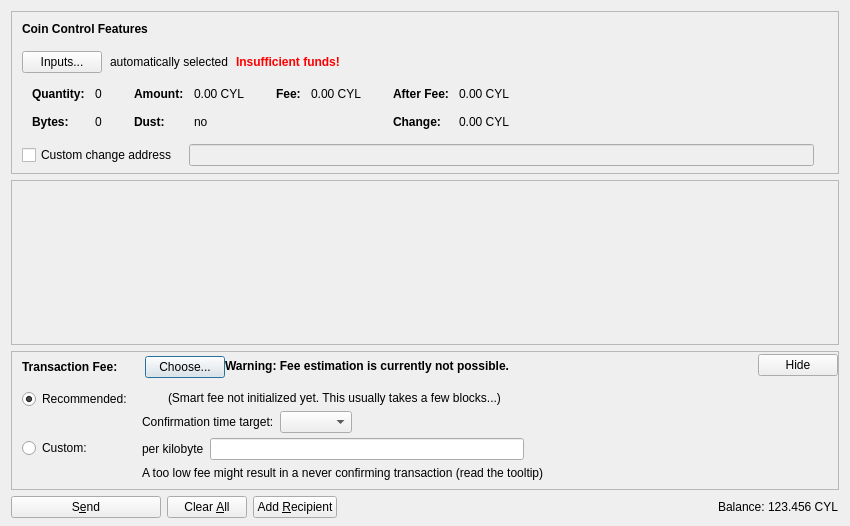
<?xml version="1.0" encoding="UTF-8"?>
<ui version="4.0">
 <class>SendCoinsDialog</class>
 <widget class="QDialog" name="SendCoinsDialog">
  <property name="geometry">
   <rect>
    <x>0</x>
    <y>0</y>
    <width>850</width>
    <height>526</height>
   </rect>
  </property>
  <property name="windowTitle">
   <string>Send Coins</string>
  </property>
  <layout class="QVBoxLayout" name="verticalLayout" stretch="0,1,0,0">
   <property name="bottomMargin">
    <number>8</number>
   </property>
   <item>
    <widget class="QFrame" name="frameCoinControl">
     <property name="sizePolicy">
      <sizepolicy hsizetype="Expanding" vsizetype="Expanding">
       <horstretch>0</horstretch>
       <verstretch>0</verstretch>
      </sizepolicy>
     </property>
     <property name="maximumSize">
      <size>
       <width>16777215</width>
       <height>16777215</height>
      </size>
     </property>
     <property name="frameShape">
      <enum>QFrame::StyledPanel</enum>
     </property>
     <property name="frameShadow">
      <enum>QFrame::Sunken</enum>
     </property>
     <layout class="QVBoxLayout" name="verticalLayoutCoinControl2">
      <property name="spacing">
       <number>0</number>
      </property>
      <property name="leftMargin">
       <number>0</number>
      </property>
      <property name="topMargin">
       <number>0</number>
      </property>
      <property name="rightMargin">
       <number>0</number>
      </property>
      <property name="bottomMargin">
       <number>6</number>
      </property>
      <item>
       <layout class="QVBoxLayout" name="verticalLayoutCoinControl" stretch="0,0,0,0,1">
        <property name="spacing">
         <number>0</number>
        </property>
        <property name="leftMargin">
         <number>10</number>
        </property>
        <property name="topMargin">
         <number>10</number>
        </property>
        <item>
         <layout class="QHBoxLayout" name="horizontalLayoutCoinControl1">
          <property name="bottomMargin">
           <number>15</number>
          </property>
          <item>
           <widget class="QLabel" name="labelCoinControlFeatures">
            <property name="sizePolicy">
             <sizepolicy hsizetype="Preferred" vsizetype="Maximum">
              <horstretch>0</horstretch>
              <verstretch>0</verstretch>
             </sizepolicy>
            </property>
            <property name="font">
             <font>
              <weight>75</weight>
              <bold>true</bold>
             </font>
            </property>
            <property name="styleSheet">
             <string notr="true">font-weight:bold;</string>
            </property>
            <property name="text">
             <string>Coin Control Features</string>
            </property>
           </widget>
          </item>
         </layout>
        </item>
        <item>
         <layout class="QHBoxLayout" name="horizontalLayoutCoinControl2" stretch="0,0,0,0">
          <property name="spacing">
           <number>8</number>
          </property>
          <property name="bottomMargin">
           <number>10</number>
          </property>
          <item>
           <widget class="QPushButton" name="pushButtonCoinControl">
            <property name="styleSheet">
             <string notr="true"/>
            </property>
            <property name="text">
             <string>Inputs...</string>
            </property>
            <property name="autoDefault">
             <bool>false</bool>
            </property>
           </widget>
          </item>
          <item>
           <widget class="QLabel" name="labelCoinControlAutomaticallySelected">
            <property name="text">
             <string>automatically selected</string>
            </property>
            <property name="margin">
             <number>5</number>
            </property>
           </widget>
          </item>
          <item>
           <widget class="QLabel" name="labelCoinControlInsuffFunds">
            <property name="font">
             <font>
              <weight>75</weight>
              <bold>true</bold>
             </font>
            </property>
            <property name="styleSheet">
             <string notr="true">color:red;font-weight:bold;</string>
            </property>
            <property name="text">
             <string>Insufficient funds!</string>
            </property>
            <property name="margin">
             <number>5</number>
            </property>
           </widget>
          </item>
          <item>
           <spacer name="horizontalSpacerCoinControl">
            <property name="orientation">
             <enum>Qt::Horizontal</enum>
            </property>
            <property name="sizeHint" stdset="0">
             <size>
              <width>40</width>
              <height>1</height>
             </size>
            </property>
           </spacer>
          </item>
         </layout>
        </item>
        <item>
         <widget class="QWidget" name="widgetCoinControl" native="true">
          <property name="sizePolicy">
           <sizepolicy hsizetype="Preferred" vsizetype="Preferred">
            <horstretch>0</horstretch>
            <verstretch>0</verstretch>
           </sizepolicy>
          </property>
          <property name="minimumSize">
           <size>
            <width>0</width>
            <height>0</height>
           </size>
          </property>
          <property name="styleSheet">
           <string notr="true"/>
          </property>
          <layout class="QHBoxLayout" name="horizontalLayoutCoinControl5">
           <property name="leftMargin">
            <number>0</number>
           </property>
           <property name="topMargin">
            <number>0</number>
           </property>
           <property name="rightMargin">
            <number>0</number>
           </property>
           <property name="bottomMargin">
            <number>0</number>
           </property>
           <item>
            <layout class="QHBoxLayout" name="horizontalLayoutCoinControl3" stretch="0,0,0,1">
             <property name="spacing">
              <number>20</number>
             </property>
             <property name="topMargin">
              <number>0</number>
             </property>
             <property name="bottomMargin">
              <number>10</number>
             </property>
             <item>
              <layout class="QFormLayout" name="formLayoutCoinControl1">
               <property name="horizontalSpacing">
                <number>10</number>
               </property>
               <property name="verticalSpacing">
                <number>14</number>
               </property>
               <property name="leftMargin">
                <number>10</number>
               </property>
               <property name="topMargin">
                <number>4</number>
               </property>
               <property name="rightMargin">
                <number>6</number>
               </property>
               <item row="0" column="0">
                <widget class="QLabel" name="labelCoinControlQuantityText">
                 <property name="font">
                  <font>
                   <weight>75</weight>
                   <bold>true</bold>
                  </font>
                 </property>
                 <property name="text">
                  <string>Quantity:</string>
                 </property>
                 <property name="margin">
                  <number>0</number>
                 </property>
                </widget>
               </item>
               <item row="0" column="1">
                <widget class="QLabel" name="labelCoinControlQuantity">
                 <property name="cursor">
                  <cursorShape>IBeamCursor</cursorShape>
                 </property>
                 <property name="contextMenuPolicy">
                  <enum>Qt::ActionsContextMenu</enum>
                 </property>
                 <property name="text">
                  <string notr="true">0</string>
                 </property>
                 <property name="margin">
                  <number>0</number>
                 </property>
                 <property name="textInteractionFlags">
                  <set>Qt::LinksAccessibleByMouse|Qt::TextSelectableByKeyboard|Qt::TextSelectableByMouse</set>
                 </property>
                </widget>
               </item>
               <item row="1" column="0">
                <widget class="QLabel" name="labelCoinControlBytesText">
                 <property name="font">
                  <font>
                   <weight>75</weight>
                   <bold>true</bold>
                  </font>
                 </property>
                 <property name="text">
                  <string>Bytes:</string>
                 </property>
                </widget>
               </item>
               <item row="1" column="1">
                <widget class="QLabel" name="labelCoinControlBytes">
                 <property name="cursor">
                  <cursorShape>IBeamCursor</cursorShape>
                 </property>
                 <property name="contextMenuPolicy">
                  <enum>Qt::ActionsContextMenu</enum>
                 </property>
                 <property name="text">
                  <string notr="true">0</string>
                 </property>
                 <property name="textInteractionFlags">
                  <set>Qt::LinksAccessibleByMouse|Qt::TextSelectableByKeyboard|Qt::TextSelectableByMouse</set>
                 </property>
                </widget>
               </item>
              </layout>
             </item>
             <item>
              <layout class="QFormLayout" name="formLayoutCoinControl2">
               <property name="horizontalSpacing">
                <number>10</number>
               </property>
               <property name="verticalSpacing">
                <number>14</number>
               </property>
               <property name="leftMargin">
                <number>6</number>
               </property>
               <property name="topMargin">
                <number>4</number>
               </property>
               <property name="rightMargin">
                <number>6</number>
               </property>
               <item row="0" column="0">
                <widget class="QLabel" name="labelCoinControlAmountText">
                 <property name="font">
                  <font>
                   <weight>75</weight>
                   <bold>true</bold>
                  </font>
                 </property>
                 <property name="text">
                  <string>Amount:</string>
                 </property>
                 <property name="margin">
                  <number>0</number>
                 </property>
                </widget>
               </item>
               <item row="0" column="1">
                <widget class="QLabel" name="labelCoinControlAmount">
                 <property name="cursor">
                  <cursorShape>IBeamCursor</cursorShape>
                 </property>
                 <property name="contextMenuPolicy">
                  <enum>Qt::ActionsContextMenu</enum>
                 </property>
                 <property name="text">
                  <string notr="true">0.00 CYL</string>
                 </property>
                 <property name="textInteractionFlags">
                  <set>Qt::LinksAccessibleByMouse|Qt::TextSelectableByKeyboard|Qt::TextSelectableByMouse</set>
                 </property>
                </widget>
               </item>
               <item row="1" column="0">
                <widget class="QLabel" name="labelCoinControlLowOutputText">
                 <property name="font">
                  <font>
                   <weight>75</weight>
                   <bold>true</bold>
                  </font>
                 </property>
                 <property name="text">
                  <string>Dust:</string>
                 </property>
                </widget>
               </item>
               <item row="1" column="1">
                <widget class="QLabel" name="labelCoinControlLowOutput">
                 <property name="cursor">
                  <cursorShape>IBeamCursor</cursorShape>
                 </property>
                 <property name="contextMenuPolicy">
                  <enum>Qt::ActionsContextMenu</enum>
                 </property>
                 <property name="text">
                  <string notr="true">no</string>
                 </property>
                 <property name="textInteractionFlags">
                  <set>Qt::LinksAccessibleByMouse|Qt::TextSelectableByKeyboard|Qt::TextSelectableByMouse</set>
                 </property>
                </widget>
               </item>
              </layout>
             </item>
             <item>
              <layout class="QFormLayout" name="formLayoutCoinControl3">
               <property name="horizontalSpacing">
                <number>10</number>
               </property>
               <property name="verticalSpacing">
                <number>14</number>
               </property>
               <property name="leftMargin">
                <number>6</number>
               </property>
               <property name="topMargin">
                <number>4</number>
               </property>
               <property name="rightMargin">
                <number>6</number>
               </property>
               <item row="0" column="0">
                <widget class="QLabel" name="labelCoinControlFeeText">
                 <property name="font">
                  <font>
                   <weight>75</weight>
                   <bold>true</bold>
                  </font>
                 </property>
                 <property name="text">
                  <string>Fee:</string>
                 </property>
                 <property name="margin">
                  <number>0</number>
                 </property>
                </widget>
               </item>
               <item row="0" column="1">
                <widget class="QLabel" name="labelCoinControlFee">
                 <property name="cursor">
                  <cursorShape>IBeamCursor</cursorShape>
                 </property>
                 <property name="contextMenuPolicy">
                  <enum>Qt::ActionsContextMenu</enum>
                 </property>
                 <property name="text">
                  <string notr="true">0.00 CYL</string>
                 </property>
                 <property name="textInteractionFlags">
                  <set>Qt::LinksAccessibleByMouse|Qt::TextSelectableByKeyboard|Qt::TextSelectableByMouse</set>
                 </property>
                </widget>
               </item>
              </layout>
             </item>
             <item>
              <layout class="QFormLayout" name="formLayoutCoinControl4">
               <property name="horizontalSpacing">
                <number>10</number>
               </property>
               <property name="verticalSpacing">
                <number>14</number>
               </property>
               <property name="leftMargin">
                <number>6</number>
               </property>
               <property name="topMargin">
                <number>4</number>
               </property>
               <property name="rightMargin">
                <number>6</number>
               </property>
               <item row="0" column="0">
                <widget class="QLabel" name="labelCoinControlAfterFeeText">
                 <property name="font">
                  <font>
                   <weight>75</weight>
                   <bold>true</bold>
                  </font>
                 </property>
                 <property name="text">
                  <string>After Fee:</string>
                 </property>
                 <property name="margin">
                  <number>0</number>
                 </property>
                </widget>
               </item>
               <item row="0" column="1">
                <widget class="QLabel" name="labelCoinControlAfterFee">
                 <property name="cursor">
                  <cursorShape>IBeamCursor</cursorShape>
                 </property>
                 <property name="contextMenuPolicy">
                  <enum>Qt::ActionsContextMenu</enum>
                 </property>
                 <property name="text">
                  <string notr="true">0.00 CYL</string>
                 </property>
                 <property name="textInteractionFlags">
                  <set>Qt::LinksAccessibleByMouse|Qt::TextSelectableByKeyboard|Qt::TextSelectableByMouse</set>
                 </property>
                </widget>
               </item>
               <item row="1" column="0">
                <widget class="QLabel" name="labelCoinControlChangeText">
                 <property name="font">
                  <font>
                   <weight>75</weight>
                   <bold>true</bold>
                  </font>
                 </property>
                 <property name="text">
                  <string>Change:</string>
                 </property>
                </widget>
               </item>
               <item row="1" column="1">
                <widget class="QLabel" name="labelCoinControlChange">
                 <property name="cursor">
                  <cursorShape>IBeamCursor</cursorShape>
                 </property>
                 <property name="contextMenuPolicy">
                  <enum>Qt::ActionsContextMenu</enum>
                 </property>
                 <property name="text">
                  <string notr="true">0.00 CYL</string>
                 </property>
                 <property name="textInteractionFlags">
                  <set>Qt::LinksAccessibleByMouse|Qt::TextSelectableByKeyboard|Qt::TextSelectableByMouse</set>
                 </property>
                </widget>
               </item>
              </layout>
             </item>
            </layout>
           </item>
          </layout>
         </widget>
        </item>
        <item>
         <layout class="QHBoxLayout" name="horizontalLayoutCoinControl4" stretch="0,0,0">
          <property name="spacing">
           <number>12</number>
          </property>
          <property name="sizeConstraint">
           <enum>QLayout::SetDefaultConstraint</enum>
          </property>
          <property name="topMargin">
           <number>5</number>
          </property>
          <property name="rightMargin">
           <number>5</number>
          </property>
          <item>
           <widget class="QCheckBox" name="checkBoxCoinControlChange">
            <property name="toolTip">
             <string>If this is activated, but the change address is empty or invalid, change will be sent to a newly generated address.</string>
            </property>
            <property name="text">
             <string>Custom change address</string>
            </property>
           </widget>
          </item>
          <item>
           <widget class="QValidatedLineEdit" name="lineEditCoinControlChange">
            <property name="enabled">
             <bool>false</bool>
            </property>
            <property name="sizePolicy">
             <sizepolicy hsizetype="Expanding" vsizetype="Fixed">
              <horstretch>0</horstretch>
              <verstretch>0</verstretch>
             </sizepolicy>
            </property>
           </widget>
          </item>
          <item>
           <widget class="QLabel" name="labelCoinControlChangeLabel">
            <property name="sizePolicy">
             <sizepolicy hsizetype="Preferred" vsizetype="Expanding">
              <horstretch>0</horstretch>
              <verstretch>0</verstretch>
             </sizepolicy>
            </property>
            <property name="minimumSize">
             <size>
              <width>0</width>
              <height>0</height>
             </size>
            </property>
            <property name="text">
             <string/>
            </property>
            <property name="margin">
             <number>3</number>
            </property>
           </widget>
          </item>
         </layout>
        </item>
        <item>
         <spacer name="verticalSpacerCoinControl">
          <property name="orientation">
           <enum>Qt::Vertical</enum>
          </property>
          <property name="sizeHint" stdset="0">
           <size>
            <width>800</width>
            <height>1</height>
           </size>
          </property>
         </spacer>
        </item>
       </layout>
      </item>
     </layout>
    </widget>
   </item>
   <item>
    <widget class="QScrollArea" name="scrollArea">
     <property name="widgetResizable">
      <bool>true</bool>
     </property>
     <widget class="QWidget" name="scrollAreaWidgetContents">
      <property name="geometry">
       <rect>
        <x>0</x>
        <y>0</y>
        <width>830</width>
        <height>104</height>
       </rect>
      </property>
      <layout class="QVBoxLayout" name="verticalLayout_2" stretch="0,1">
       <property name="leftMargin">
        <number>0</number>
       </property>
       <property name="topMargin">
        <number>0</number>
       </property>
       <property name="rightMargin">
        <number>0</number>
       </property>
       <property name="bottomMargin">
        <number>0</number>
       </property>
       <item>
        <layout class="QVBoxLayout" name="entries">
         <property name="spacing">
          <number>6</number>
         </property>
        </layout>
       </item>
       <item>
        <spacer name="verticalSpacer">
         <property name="orientation">
          <enum>Qt::Vertical</enum>
         </property>
         <property name="sizeHint" stdset="0">
          <size>
           <width>20</width>
           <height>40</height>
          </size>
         </property>
        </spacer>
       </item>
      </layout>
     </widget>
    </widget>
   </item>
   <item>
    <widget class="QFrame" name="frameFee">
     <property name="sizePolicy">
      <sizepolicy hsizetype="Expanding" vsizetype="Expanding">
       <horstretch>0</horstretch>
       <verstretch>0</verstretch>
      </sizepolicy>
     </property>
     <property name="maximumSize">
      <size>
       <width>16777215</width>
       <height>16777215</height>
      </size>
     </property>
     <property name="frameShape">
      <enum>QFrame::StyledPanel</enum>
     </property>
     <property name="frameShadow">
      <enum>QFrame::Sunken</enum>
     </property>
     <layout class="QVBoxLayout" name="verticalLayoutFee1">
      <property name="spacing">
       <number>0</number>
      </property>
      <property name="leftMargin">
       <number>0</number>
      </property>
      <property name="topMargin">
       <number>0</number>
      </property>
      <property name="rightMargin">
       <number>0</number>
      </property>
      <property name="bottomMargin">
       <number>0</number>
      </property>
      <item>
       <layout class="QVBoxLayout" name="verticalLayoutFee2" stretch="0,0,0">
        <property name="spacing">
         <number>0</number>
        </property>
        <property name="leftMargin">
         <number>10</number>
        </property>
        <property name="topMargin">
         <number>0</number>
        </property>
        <item>
         <layout class="QHBoxLayout" name="horizontalLayoutFee1">
          <property name="bottomMargin">
           <number>0</number>
          </property>
          <item>
           <layout class="QVBoxLayout" name="verticalLayoutFee7">
            <property name="spacing">
             <number>0</number>
            </property>
            <item>
             <spacer name="verticalSpacerSmartFee">
              <property name="orientation">
               <enum>Qt::Vertical</enum>
              </property>
              <property name="sizeType">
               <enum>QSizePolicy::Fixed</enum>
              </property>
              <property name="sizeHint" stdset="0">
               <size>
                <width>1</width>
                <height>4</height>
               </size>
              </property>
             </spacer>
            </item>
            <item>
             <layout class="QHBoxLayout" name="horizontalLayoutSmartFee">
              <property name="spacing">
               <number>10</number>
              </property>
              <item>
               <widget class="QLabel" name="labelFeeHeadline">
                <property name="sizePolicy">
                 <sizepolicy hsizetype="Preferred" vsizetype="Maximum">
                  <horstretch>0</horstretch>
                  <verstretch>0</verstretch>
                 </sizepolicy>
                </property>
                <property name="font">
                 <font>
                  <weight>75</weight>
                  <bold>true</bold>
                 </font>
                </property>
                <property name="styleSheet">
                 <string notr="true">font-weight:bold;</string>
                </property>
                <property name="text">
                 <string>Transaction Fee:</string>
                </property>
               </widget>
              </item>
              <item>
               <widget class="QLabel" name="labelFeeMinimized">
                <property name="text">
                 <string/>
                </property>
               </widget>
              </item>
              <item>
               <widget class="QPushButton" name="buttonChooseFee">
                <property name="text">
                 <string>Choose...</string>
                </property>
               </widget>
              </item>
             </layout>
            </item>
            <item>
             <spacer name="verticalSpacer_5">
              <property name="orientation">
               <enum>Qt::Vertical</enum>
              </property>
              <property name="sizeHint" stdset="0">
               <size>
                <width>1</width>
                <height>1</height>
               </size>
              </property>
             </spacer>
            </item>
           </layout>
          </item>
          <item>
           <widget class="QLabel" name="fallbackFeeWarningLabel">
            <property name="toolTip">
             <string>Using the fallbackfee can result in sending a transaction that will take several hours or days (or never) to confirm. Consider choosing your fee manually or wait until you have validated the complete chain.</string>
            </property>
            <property name="font">
            <font>
                <weight>75</weight>
                <bold>true</bold>
            </font>
            </property>
            <property name="text">
             <string>Warning: Fee estimation is currently not possible.</string>
            </property>
            <property name="wordWrap">
             <bool>false</bool>
            </property>
           </widget>
          </item>
          <item>
           <spacer name="horizontalSpacer_4">
            <property name="orientation">
             <enum>Qt::Horizontal</enum>
            </property>
            <property name="sizeType">
             <enum>QSizePolicy::MinimumExpanding</enum>
            </property>
            <property name="sizeHint" stdset="0">
             <size>
              <width>40</width>
              <height>20</height>
             </size>
            </property>
           </spacer>
          </item>
          <item>
           <widget class="QPushButton" name="buttonMinimizeFee">
            <property name="toolTip">
             <string>collapse fee-settings</string>
            </property>
            <property name="text">
             <string>Hide</string>
            </property>
           </widget>
          </item>
         </layout>
        </item>
        <item>
         <widget class="QFrame" name="frameFeeSelection">
          <layout class="QVBoxLayout" name="verticalLayoutFee12">
           <property name="spacing">
            <number>0</number>
           </property>
           <property name="leftMargin">
            <number>0</number>
           </property>
           <property name="topMargin">
            <number>0</number>
           </property>
           <property name="rightMargin">
            <number>0</number>
           </property>
           <property name="bottomMargin">
            <number>0</number>
           </property>
           <item>
            <layout class="QGridLayout" name="gridLayoutFee">
             <property name="topMargin">
              <number>10</number>
             </property>
             <property name="bottomMargin">
              <number>4</number>
             </property>
             <property name="horizontalSpacing">
              <number>10</number>
             </property>
             <property name="verticalSpacing">
              <number>4</number>
             </property>
             <item row="1" column="1">
              <layout class="QVBoxLayout" name="verticalLayoutFee8">
               <property name="spacing">
                <number>6</number>
               </property>
               <item>
                <layout class="QHBoxLayout" name="horizontalLayoutFee13">
                 <item>
                  <widget class="QLabel" name="labelCustomPerKilobyte">
                   <property name="toolTip">
                    <string>Specify a custom fee per kB (1,000 bytes) of the transaction's virtual size.

Note:  Since the fee is calculated on a per-byte basis, a fee of "100 satoshis per kB" for a transaction size of 500 bytes (half of 1 kB) would ultimately yield a fee of only 50 satoshis.</string>
                   </property>
                   <property name="text">
                    <string>per kilobyte</string>
                   </property>
                  </widget>
                 </item>
                 <item>
                  <widget class="BitcoinAmountField" name="customFee"/>
                 </item>
                 <item>
                  <spacer name="horizontalSpacer_6">
                   <property name="orientation">
                    <enum>Qt::Horizontal</enum>
                   </property>
                   <property name="sizeHint" stdset="0">
                    <size>
                     <width>1</width>
                     <height>1</height>
                    </size>
                   </property>
                  </spacer>
                 </item>
                </layout>
               </item>
               <item>
                <layout class="QHBoxLayout" name="horizontalLayoutFee8">
                 <item>
                  <widget class="QLabel" name="labelCustomFeeWarning">
                   <property name="enabled">
                    <bool>true</bool>
                   </property>
                   <property name="toolTip">
                    <string>When there is less transaction volume than space in the blocks, miners as well as relaying nodes may enforce a minimum fee. Paying only this minimum fee is just fine, but be aware that this can result in a never confirming transaction once there is more demand for cypheriumlite transactions than the network can process.</string>
                   </property>
                   <property name="text">
                    <string>A too low fee might result in a never confirming transaction (read the tooltip)</string>
                   </property>
                  </widget>
                 </item>
                 <item>
                  <spacer name="horizontalSpacer_2">
                   <property name="orientation">
                    <enum>Qt::Horizontal</enum>
                   </property>
                   <property name="sizeHint" stdset="0">
                    <size>
                     <width>1</width>
                     <height>1</height>
                    </size>
                   </property>
                  </spacer>
                 </item>
                </layout>
               </item>
              </layout>
             </item>
             <item row="0" column="0">
              <layout class="QVBoxLayout" name="verticalLayoutFee4" stretch="0,1">
               <item>
                <widget class="QRadioButton" name="radioSmartFee">
                 <property name="text">
                  <string>Recommended:</string>
                 </property>
                 <property name="checked">
                  <bool>true</bool>
                 </property>
                 <attribute name="buttonGroup">
                  <string notr="true">groupFee</string>
                 </attribute>
                </widget>
               </item>
               <item>
                <spacer name="verticalSpacer_2">
                 <property name="orientation">
                  <enum>Qt::Vertical</enum>
                 </property>
                 <property name="sizeHint" stdset="0">
                  <size>
                   <width>1</width>
                   <height>1</height>
                  </size>
                 </property>
                </spacer>
               </item>
              </layout>
             </item>
             <item row="1" column="0">
              <layout class="QVBoxLayout" name="verticalLayoutFee9" stretch="0,1">
               <item>
                <widget class="QRadioButton" name="radioCustomFee">
                 <property name="text">
                  <string>Custom:</string>
                 </property>
                 <attribute name="buttonGroup">
                  <string notr="true">groupFee</string>
                 </attribute>
                </widget>
               </item>
               <item>
                <spacer name="verticalSpacer_6">
                 <property name="orientation">
                  <enum>Qt::Vertical</enum>
                 </property>
                 <property name="sizeHint" stdset="0">
                  <size>
                   <width>1</width>
                   <height>1</height>
                  </size>
                 </property>
                </spacer>
               </item>
              </layout>
             </item>
             <item row="0" column="1">
              <layout class="QVBoxLayout" name="verticalLayoutFee3" stretch="0,0,1">
               <property name="spacing">
                <number>6</number>
               </property>
               <property name="topMargin">
                <number>2</number>
               </property>
               <item>
                <layout class="QHBoxLayout" name="horizontalLayoutFee12">
                 <item>
                  <widget class="QLabel" name="labelSmartFee">
                   <property name="text">
                    <string/>
                   </property>
                  </widget>
                 </item>
                 <item>
                  <widget class="QLabel" name="labelFeeEstimation">
                   <property name="text">
                    <string/>
                   </property>
                  </widget>
                 </item>
                 <item>
                  <widget class="QLabel" name="labelSmartFee2">
                   <property name="text">
                    <string>(Smart fee not initialized yet. This usually takes a few blocks...)</string>
                   </property>
                  </widget>
                 </item>
                 <item>
                  <spacer name="horizontalSpacer_5">
                   <property name="orientation">
                    <enum>Qt::Horizontal</enum>
                   </property>
                   <property name="sizeHint" stdset="0">
                    <size>
                     <width>1</width>
                     <height>1</height>
                    </size>
                   </property>
                  </spacer>
                 </item>
                </layout>
               </item>
               <item>
                <layout class="QHBoxLayout" name="horizontalLayoutFee9">
                 <item>
                  <layout class="QVBoxLayout" name="verticalLayoutFee6">
                   <item>
                    <widget class="QLabel" name="labelSmartFee3">
                     <property name="text">
                      <string>Confirmation time target:</string>
                     </property>
                    </widget>
                   </item>
                  </layout>
                 </item>
                 <item>
                  <layout class="QVBoxLayout" name="verticalLayoutFee5">
                   <property name="rightMargin">
                    <number>30</number>
                   </property>
                   <item>
                    <layout class="QHBoxLayout" name="horizontalLayoutConfTarget">
                     <property name="bottomMargin">
                      <number>0</number>
                     </property>
                     <item>
                      <widget class="QComboBox" name="confTargetSelector"/>
                     </item>
                     <item>
                      <spacer name="horizontalSpacerConfTarget">
                       <property name="orientation">
                        <enum>Qt::Horizontal</enum>
                       </property>
                       <property name="sizeHint" stdset="0">
                        <size>
                         <width>40</width>
                         <height>20</height>
                        </size>
                       </property>
                      </spacer>
                     </item>
                    </layout>
                   </item>
                  </layout>
                 </item>
                </layout>
               </item>
               <item>
                <spacer name="verticalSpacer_4">
                 <property name="orientation">
                  <enum>Qt::Vertical</enum>
                 </property>
                 <property name="sizeHint" stdset="0">
                  <size>
                   <width>1</width>
                   <height>1</height>
                  </size>
                 </property>
                </spacer>
               </item>
              </layout>
             </item>
            </layout>
           </item>
          </layout>
         </widget>
        </item>
        <item>
         <spacer name="verticalSpacerFee">
          <property name="orientation">
           <enum>Qt::Vertical</enum>
          </property>
          <property name="sizeHint" stdset="0">
           <size>
            <width>40</width>
            <height>5</height>
           </size>
          </property>
         </spacer>
        </item>
       </layout>
      </item>
     </layout>
    </widget>
   </item>
   <item>
    <layout class="QHBoxLayout" name="horizontalLayout">
     <item>
      <widget class="QPushButton" name="sendButton">
       <property name="minimumSize">
        <size>
         <width>150</width>
         <height>0</height>
        </size>
       </property>
       <property name="toolTip">
        <string>Confirm the send action</string>
       </property>
       <property name="text">
        <string>S&amp;end</string>
       </property>
       <property name="icon">
        <iconset resource="../bitcoin.qrc">
         <normaloff>:/icons/send</normaloff>:/icons/send</iconset>
       </property>
       <property name="autoDefault">
        <bool>false</bool>
       </property>
       <property name="default">
        <bool>false</bool>
       </property>
      </widget>
     </item>
     <item>
      <widget class="QPushButton" name="clearButton">
       <property name="sizePolicy">
        <sizepolicy hsizetype="Minimum" vsizetype="Fixed">
         <horstretch>0</horstretch>
         <verstretch>0</verstretch>
        </sizepolicy>
       </property>
       <property name="toolTip">
        <string>Clear all fields of the form.</string>
       </property>
       <property name="text">
        <string>Clear &amp;All</string>
       </property>
       <property name="icon">
        <iconset resource="../bitcoin.qrc">
         <normaloff>:/icons/remove</normaloff>:/icons/remove</iconset>
       </property>
       <property name="autoDefault">
        <bool>false</bool>
       </property>
      </widget>
     </item>
     <item>
      <widget class="QPushButton" name="addButton">
       <property name="toolTip">
        <string>Send to multiple recipients at once</string>
       </property>
       <property name="text">
        <string>Add &amp;Recipient</string>
       </property>
       <property name="icon">
        <iconset resource="../bitcoin.qrc">
         <normaloff>:/icons/add</normaloff>:/icons/add</iconset>
       </property>
       <property name="autoDefault">
        <bool>false</bool>
       </property>
      </widget>
     </item>
     <item>
      <spacer name="horizontalSpacer">
       <property name="orientation">
        <enum>Qt::Horizontal</enum>
       </property>
       <property name="sizeHint" stdset="0">
        <size>
         <width>40</width>
         <height>20</height>
        </size>
       </property>
      </spacer>
     </item>
     <item>
      <layout class="QHBoxLayout" name="horizontalLayout_2">
       <property name="spacing">
        <number>3</number>
       </property>
       <item>
        <widget class="QLabel" name="label">
         <property name="sizePolicy">
          <sizepolicy hsizetype="Preferred" vsizetype="Fixed">
           <horstretch>0</horstretch>
           <verstretch>0</verstretch>
          </sizepolicy>
         </property>
         <property name="text">
          <string>Balance:</string>
         </property>
        </widget>
       </item>
       <item>
        <widget class="QLabel" name="labelBalance">
         <property name="sizePolicy">
          <sizepolicy hsizetype="Preferred" vsizetype="Fixed">
           <horstretch>0</horstretch>
           <verstretch>0</verstretch>
          </sizepolicy>
         </property>
         <property name="cursor">
          <cursorShape>IBeamCursor</cursorShape>
         </property>
         <property name="text">
          <string notr="true">123.456 CYL</string>
         </property>
         <property name="textInteractionFlags">
          <set>Qt::LinksAccessibleByMouse|Qt::TextSelectableByKeyboard|Qt::TextSelectableByMouse</set>
         </property>
        </widget>
       </item>
      </layout>
     </item>
    </layout>
   </item>
  </layout>
 </widget>
 <customwidgets>
  <customwidget>
   <class>QValidatedLineEdit</class>
   <extends>QLineEdit</extends>
   <header>qt/qvalidatedlineedit.h</header>
  </customwidget>
  <customwidget>
   <class>BitcoinAmountField</class>
   <extends>QLineEdit</extends>
   <header>qt/bitcoinamountfield.h</header>
   <container>1</container>
  </customwidget>
 </customwidgets>
 <resources>
  <include location="../bitcoin.qrc"/>
 </resources>
 <connections/>
 <buttongroups>
  <buttongroup name="groupFee"/>
 </buttongroups>
</ui>
